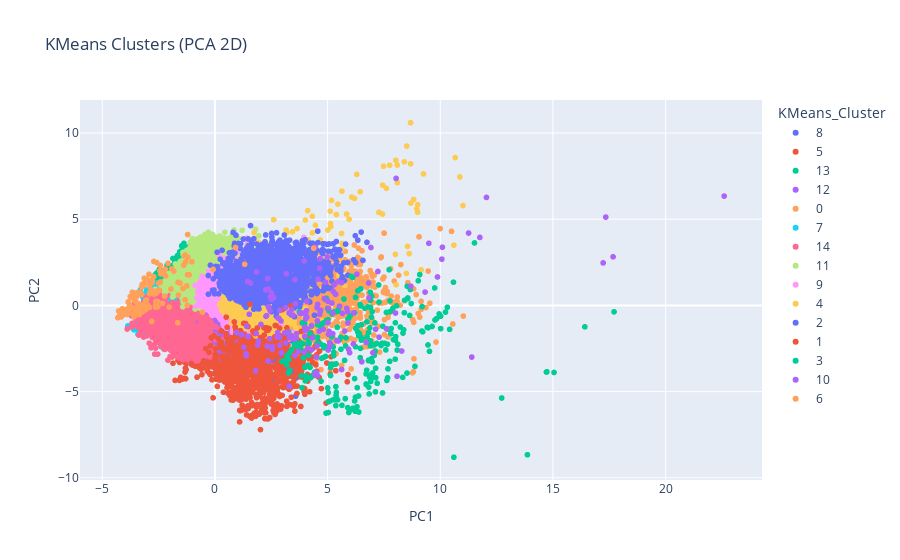
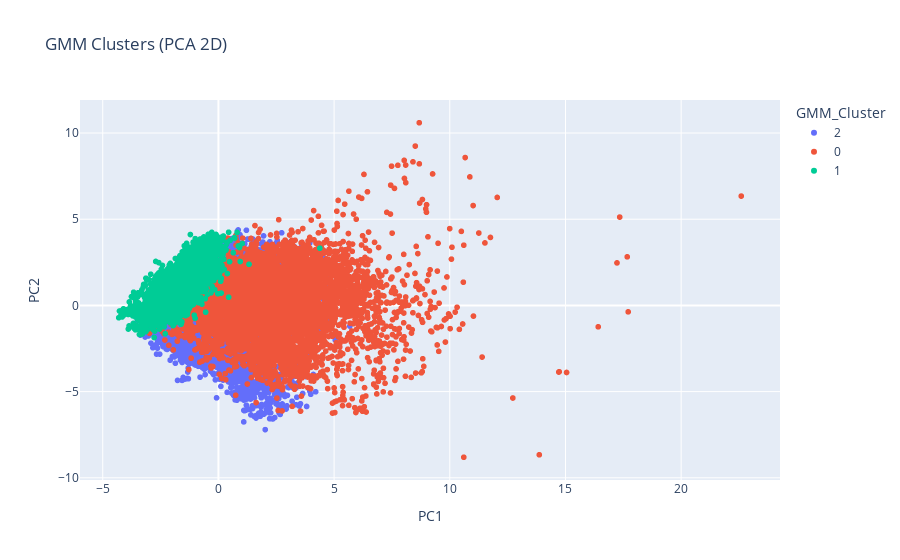

The notebook cell saved with these charts, in order:
### Markdown cell above
## 5. Visualization (2D PCA Projections)
We project the full standardized feature matrix to 2 principal components (outside of optimization) for consistent side-by-side cluster plots.

### Code cell
import plotly.express as px

# Refit best models on (possibly PCA-transformed) feature space chosen by best trial
best_kmeans_params = study_kmeans.best_trial.params
best_gmm_params = study_gmm.best_trial.params

# Build best models again without PCA reduction (for consistent plotting base); PCA only for 2D viz
kmeans_best = KMeans(
    n_clusters=best_kmeans_params['kmeans_n_clusters'],
    init=best_kmeans_params['kmeans_init'],
    algorithm=best_kmeans_params['kmeans_algorithm'],
    n_init='auto',
    random_state=42
).fit(X_full)

gmm_best = GaussianMixture(
    n_components=best_gmm_params['gmm_n_components'],
    covariance_type=best_gmm_params['gmm_covariance_type'],
    reg_covar=best_gmm_params['gmm_reg_covar'],
    random_state=42
).fit(X_full)

labels_kmeans = kmeans_best.predict(X_full)
labels_gmm = gmm_best.predict(X_full)

# PCA for viz only
pca_viz = PCA(n_components=2, random_state=42)
X_2d = pca_viz.fit_transform(X_full)
plot_df = pd.DataFrame({
    'PC1': X_2d[:,0],
    'PC2': X_2d[:,1],
    'KMeans_Cluster': labels_kmeans.astype(str),
    'GMM_Cluster': labels_gmm.astype(str)
})

fig1 = px.scatter(plot_df, x='PC1', y='PC2', color='KMeans_Cluster', title='KMeans Clusters (PCA 2D)')
fig1.show()
fig2 = px.scatter(plot_df, x='PC1', y='PC2', color='GMM_Cluster', title='GMM Clusters (PCA 2D)')
fig2.show()

print("Visualization complete.")

### Figure 1 — Plotly figure (JSON) as saved in the notebook; plotly's stock layout.template omitted (floating-point values rounded to 4 significant figures; data arrays with more than 128 entries replaced by an {"elided": "..."} marker saying what was removed)
{"data": [{"hovertemplate": "KMeans_Cluster=8<br>PC1=%{x}<br>PC2=%{y}<extra></extra>", "legendgroup": "8", "marker": {"color": "#636efa", "symbol": "circle"}, "mode": "markers", "name": "8", "showlegend": true, "type": "scattergl", "x": {"elided": "1271 float values"}, "xaxis": "x", "y": {"elided": "1271 float values"}, "yaxis": "y"}, {"hovertemplate": "KMeans_Cluster=5<br>PC1=%{x}<br>PC2=%{y}<extra></extra>", "legendgroup": "5", "marker": {"color": "#EF553B", "symbol": "circle"}, "mode": "markers", "name": "5", "showlegend": true, "type": "scattergl", "x": {"elided": "2087 float values"}, "xaxis": "x", "y": {"elided": "2087 float values"}, "yaxis": "y"}, {"hovertemplate": "KMeans_Cluster=13<br>PC1=%{x}<br>PC2=%{y}<extra></extra>", "legendgroup": "13", "marker": {"color": "#00cc96", "symbol": "circle"}, "mode": "markers", "name": "13", "showlegend": true, "type": "scattergl", "x": {"elided": "2519 float values"}, "xaxis": "x", "y": {"elided": "2519 float values"}, "yaxis": "y"}, {"hovertemplate": "KMeans_Cluster=12<br>PC1=%{x}<br>PC2=%{y}<extra></extra>", "legendgroup": "12", "marker": {"color": "#ab63fa", "symbol": "circle"}, "mode": "markers", "name": "12", "showlegend": true, "type": "scattergl", "x": {"elided": "1945 float values"}, "xaxis": "x", "y": {"elided": "1945 float values"}, "yaxis": "y"}, {"hovertemplate": "KMeans_Cluster=0<br>PC1=%{x}<br>PC2=%{y}<extra></extra>", "legendgroup": "0", "marker": {"color": "#FFA15A", "symbol": "circle"}, "mode": "markers", "name": "0", "showlegend": true, "type": "scattergl", "x": {"elided": "1017 float values"}, "xaxis": "x", "y": {"elided": "1017 float values"}, "yaxis": "y"}, {"hovertemplate": "KMeans_Cluster=7<br>PC1=%{x}<br>PC2=%{y}<extra></extra>", "legendgroup": "7", "marker": {"color": "#19d3f3", "symbol": "circle"}, "mode": "markers", "name": "7", "showlegend": true, "type": "scattergl", "x": {"elided": "3030 float values"}, "xaxis": "x", "y": {"elided": "3030 float values"}, "yaxis": "y"}, {"hovertemplate": "KMeans_Cluster=14<br>PC1=%{x}<br>PC2=%{y}<extra></extra>", "legendgroup": "14", "marker": {"color": "#FF6692", "symbol": "circle"}, "mode": "markers", "name": "14", "showlegend": true, "type": "scattergl", "x": {"elided": "2251 float values"}, "xaxis": "x", "y": {"elided": "2251 float values"}, "yaxis": "y"}, {"hovertemplate": "KMeans_Cluster=11<br>PC1=%{x}<br>PC2=%{y}<extra></extra>", "legendgroup": "11", "marker": {"color": "#B6E880", "symbol": "circle"}, "mode": "markers", "name": "11", "showlegend": true, "type": "scattergl", "x": {"elided": "2971 float values"}, "xaxis": "x", "y": {"elided": "2971 float values"}, "yaxis": "y"}, {"hovertemplate": "KMeans_Cluster=9<br>PC1=%{x}<br>PC2=%{y}<extra></extra>", "legendgroup": "9", "marker": {"color": "#FF97FF", "symbol": "circle"}, "mode": "markers", "name": "9", "showlegend": true, "type": "scattergl", "x": {"elided": "1677 float values"}, "xaxis": "x", "y": {"elided": "1677 float values"}, "yaxis": "y"}, {"hovertemplate": "KMeans_Cluster=4<br>PC1=%{x}<br>PC2=%{y}<extra></extra>", "legendgroup": "4", "marker": {"color": "#FECB52", "symbol": "circle"}, "mode": "markers", "name": "4", "showlegend": true, "type": "scattergl", "x": {"elided": "1338 float values"}, "xaxis": "x", "y": {"elided": "1338 float values"}, "yaxis": "y"}, {"hovertemplate": "KMeans_Cluster=2<br>PC1=%{x}<br>PC2=%{y}<extra></extra>", "legendgroup": "2", "marker": {"color": "#636efa", "symbol": "circle"}, "mode": "markers", "name": "2", "showlegend": true, "type": "scattergl", "x": {"elided": "1398 float values"}, "xaxis": "x", "y": {"elided": "1398 float values"}, "yaxis": "y"}, {"hovertemplate": "KMeans_Cluster=1<br>PC1=%{x}<br>PC2=%{y}<extra></extra>", "legendgroup": "1", "marker": {"color": "#EF553B", "symbol": "circle"}, "mode": "markers", "name": "1", "showlegend": true, "type": "scattergl", "x": {"elided": "988 float values"}, "xaxis": "x", "y": {"elided": "988 float values"}, "yaxis": "y"}, {"hovertemplate": "KMeans_Cluster=3<br>PC1=%{x}<br>PC2=%{y}<extra></extra>", "legendgroup": "3", "marker": {"color": "#00cc96", "symbol": "circle"}, "mode": "markers", "name": "3", "showlegend": true, "type": "scattergl", "x": {"elided": "257 float values"}, "xaxis": "x", "y": {"elided": "257 float values"}, "yaxis": "y"}, {"hovertemplate": "KMeans_Cluster=10<br>PC1=%{x}<br>PC2=%{y}<extra></extra>", "legendgroup": "10", "marker": {"color": "#ab63fa", "symbol": "circle"}, "mode": "markers", "name": "10", "showlegend": true, "type": "scattergl", "x": {"elided": "155 float values"}, "xaxis": "x", "y": {"elided": "155 float values"}, "yaxis": "y"}, {"hovertemplate": "KMeans_Cluster=6<br>PC1=%{x}<br>PC2=%{y}<extra></extra>", "legendgroup": "6", "marker": {"color": "#FFA15A", "symbol": "circle"}, "mode": "markers", "name": "6", "showlegend": true, "type": "scattergl", "x": {"elided": "134 float values"}, "xaxis": "x", "y": {"elided": "134 float values"}, "yaxis": "y"}], "layout": {"legend": {"title": {"text": "KMeans_Cluster"}, "tracegroupgap": 0}, "title": {"text": "KMeans Clusters (PCA 2D)"}, "xaxis": {"anchor": "y", "domain": [0, 1], "title": {"text": "PC1"}}, "yaxis": {"anchor": "x", "domain": [0, 1], "title": {"text": "PC2"}}}}

### Figure 2 — Plotly figure (JSON) as saved in the notebook; plotly's stock layout.template omitted (floating-point values rounded to 4 significant figures; data arrays with more than 128 entries replaced by an {"elided": "..."} marker saying what was removed)
{"data": [{"hovertemplate": "GMM_Cluster=2<br>PC1=%{x}<br>PC2=%{y}<extra></extra>", "legendgroup": "2", "marker": {"color": "#636efa", "symbol": "circle"}, "mode": "markers", "name": "2", "showlegend": true, "type": "scattergl", "x": {"elided": "11831 float values"}, "xaxis": "x", "y": {"elided": "11831 float values"}, "yaxis": "y"}, {"hovertemplate": "GMM_Cluster=0<br>PC1=%{x}<br>PC2=%{y}<extra></extra>", "legendgroup": "0", "marker": {"color": "#EF553B", "symbol": "circle"}, "mode": "markers", "name": "0", "showlegend": true, "type": "scattergl", "x": {"elided": "5198 float values"}, "xaxis": "x", "y": {"elided": "5198 float values"}, "yaxis": "y"}, {"hovertemplate": "GMM_Cluster=1<br>PC1=%{x}<br>PC2=%{y}<extra></extra>", "legendgroup": "1", "marker": {"color": "#00cc96", "symbol": "circle"}, "mode": "markers", "name": "1", "showlegend": true, "type": "scattergl", "x": {"elided": "6009 float values"}, "xaxis": "x", "y": {"elided": "6009 float values"}, "yaxis": "y"}], "layout": {"legend": {"title": {"text": "GMM_Cluster"}, "tracegroupgap": 0}, "title": {"text": "GMM Clusters (PCA 2D)"}, "xaxis": {"anchor": "y", "domain": [0, 1], "title": {"text": "PC1"}}, "yaxis": {"anchor": "x", "domain": [0, 1], "title": {"text": "PC2"}}}}
